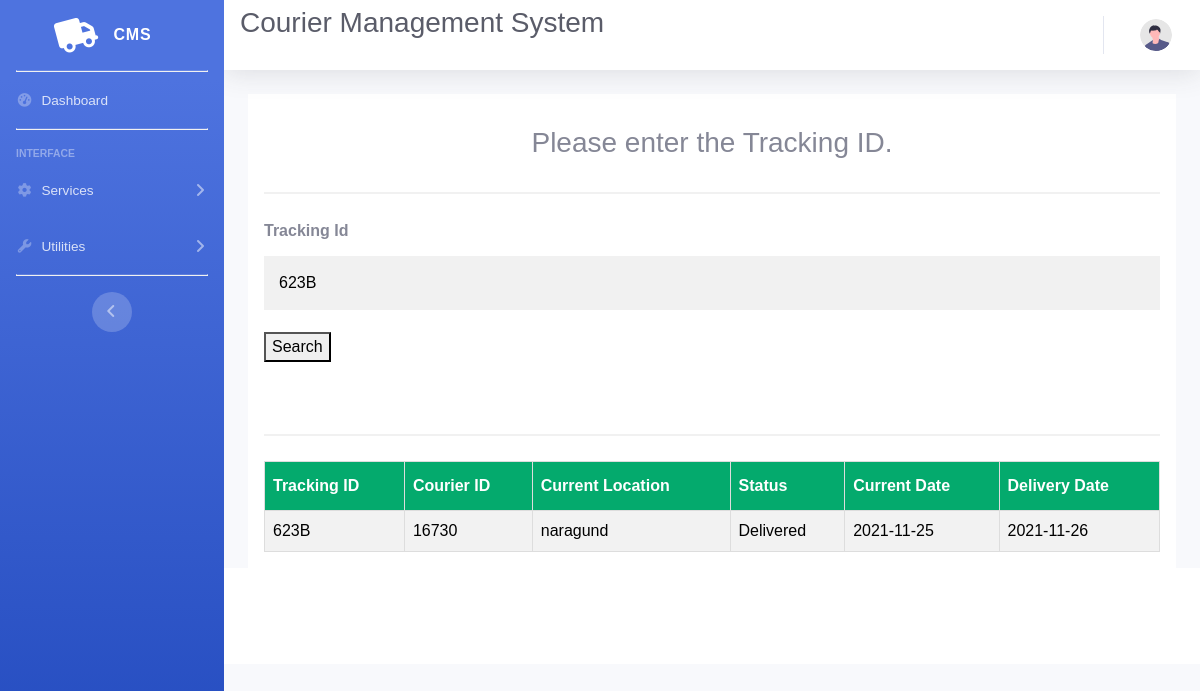
The page /customertracking.php?tracking_id=623B on the database its author committed.
### tables this page shows
CREATE TABLE `tracking` (
  `tracking_id` varchar(25) NOT NULL,
  `courier_id` int(25) NOT NULL,
  `current_loc` varchar(25) NOT NULL,
  `status1` varchar(50) NOT NULL,
  `cur_date` date NOT NULL,
  `del_date` date NOT NULL
);

### customertracking.php (the view, shortened to what this page needs)
<!DOCTYPE html>
<html lang="en">
<head>
    <link href="vendor/fontawesome-free/css/all.min.css" rel="stylesheet" type="text/css">
    <link href="css/sb-admin-2.min.css" rel="stylesheet">
</head>
<body id="page-top">
    <div id="wrapper">
        <ul class="navbar-nav bg-gradient-primary sidebar sidebar-dark accordion" id="accordionSidebar">
            <a class="sidebar-brand d-flex align-items-center justify-content-center" href="index.html">
                <div class="sidebar-brand-icon rotate-n-15">
                <i class='fas fa-truck'></i>
                </div>
                <div class="sidebar-brand-text mx-3">CMS</div>
            </a>
            <hr class="sidebar-divider my-0">
            <li class="nav-item">
                <a class="nav-link" href="customerindex.php">
                    <i class="fas fa-fw fa-tachometer-alt"></i>
                    <span>Dashboard</span></a>
            </li>
            <hr class="sidebar-divider">
            <div class="sidebar-heading">
                Interface
            </div>
            <li class="nav-item">
                <a class="nav-link collapsed" href="#" data-toggle="collapse" data-target="#collapseTwo"
                    aria-expanded="true" aria-controls="collapseTwo">
                    <i class="fas fa-fw fa-cog"></i>
                    <span>Services</span>
                </a>
            </li>
            <li class="nav-item">
                <a class="nav-link collapsed" href="#" data-toggle="collapse" data-target="#collapseUtilities"
                    aria-expanded="true" aria-controls="collapseUtilities">
                    <i class="fas fa-fw fa-wrench"></i>
                    <span>Utilities</span>
                </a>
            </li>
            <hr class="sidebar-divider d-none d-md-block">
            <div class="text-center d-none d-md-inline">
                <button class="rounded-circle border-0" id="sidebarToggle"></button>
            </div>
        </ul>
        <div id="content-wrapper" class="d-flex flex-column">
            <div id="content">
                <nav class="navbar navbar-expand navbar-light bg-white topbar mb-4 static-top shadow">
                <h1 class="h3 mb-4 text-gray-800">Courier Management System</h1>
                    <ul class="navbar-nav ml-auto">
                        <li class="nav-item dropdown no-arrow">
                            <a class="nav-link dropdown-toggle" href="#" id="userDropdown" role="button"
                                data-toggle="dropdown" aria-haspopup="true" aria-expanded="false">
                                <img class="img-profile rounded-circle"
                                    src="img/undraw_profile.svg">
                            </a>
                        </li>
                    </ul>
                </nav>
                <div class="container-fluid">
</head>
<body>
<form action="" method="GET">
  <div class="container">
    <h3 class="text">Please enter the Tracking ID.</h3>
    <hr>
    <label for="tracking_id"><b>Tracking Id</b></label>
    <input type="text" placeholder="Enter Tracking Id" name="tracking_id" value="<?php ob_start(); if(isset($_GET['tracking_id'])) {echo $_GET['tracking_id'];}?>" required>
    <button type="submit" class="ab">Search</button><br><br>
  </div>
  <div class="container">
      <hr>
      <table id="branch">
          <tr>
    <th>Tracking ID</th>
    <th>Courier ID</th>
    <th>Current Location</th>
    <th>Status</th>
    <th>Current Date</th>
    <th>Delivery Date</th>
          </tr>
      <?php
      include 'config.php';
      if(isset($_GET['tracking_id']))
      {
          $cid=$_GET['tracking_id'];
        $sql="SELECT * from tracking where tracking_id='$cid' ";
        $records = mysqli_query($conn,$sql);
        if($data = mysqli_fetch_array($records))
        {
        ?>
          <tr>
    <td><?php echo $data['tracking_id']; ?></td>
    <td><?php echo $data['courier_id']; ?></td>
    <td><?php echo $data['current_loc']; ?></td>
    <td><?php echo $data['status1']; ?></td>
    <td><?php echo $data['cur_date']; ?></td>
    <td><?php echo $data['del_date']; ?></td>
          </tr>
        <?php
        }
        else{
        echo "No Records Found";
               }         }
        ?>
        </table>
      </form>
</body>
                </div>
            </div>
            <footer class="sticky-footer bg-white">
                <div class="container my-auto">
                </div>
            </footer>
        </div>
    </div>
</body>
</html>

### customertracking.php (style rules this page uses)
body { font-family: Arial, Helvetica, sans-serif; background-color: black; }
* { box-sizing: border-box; }
.container { padding: 16px; background-color: white; }
.text { padding: 16px; background-color: white; text-align:center; }
input[type=text],input[type=date], input[type=password],select { width: 100%; padding: 15px; margin: 5px 0 22px 0; display: inline-block; border: none; background: #f1f1f1; }
hr { border: 1px solid #f1f1f1; margin-bottom: 25px; }
.ab { justify-content:center; }
a { color: dodgerblue; }
#branch { font-family: Arial, Helvetica, sans-serif; border-collapse: collapse; width: 100%; }
#branch td, #branch th { border: 1px solid #ddd; padding: 8px; color:black; }
#branch tr:nth-child(even) { background-color: #f2f2f2; }
#branch th { padding-top: 12px; padding-bottom: 12px; text-align: left; background-color: #04AA6D; color: white; }

### rows shown on the page
tracking: tracking_id "623B", courier "16730", current_loc "naragund", status1 "Delivered", cur_date "2021-11-25", del_date "2021-11-26"
